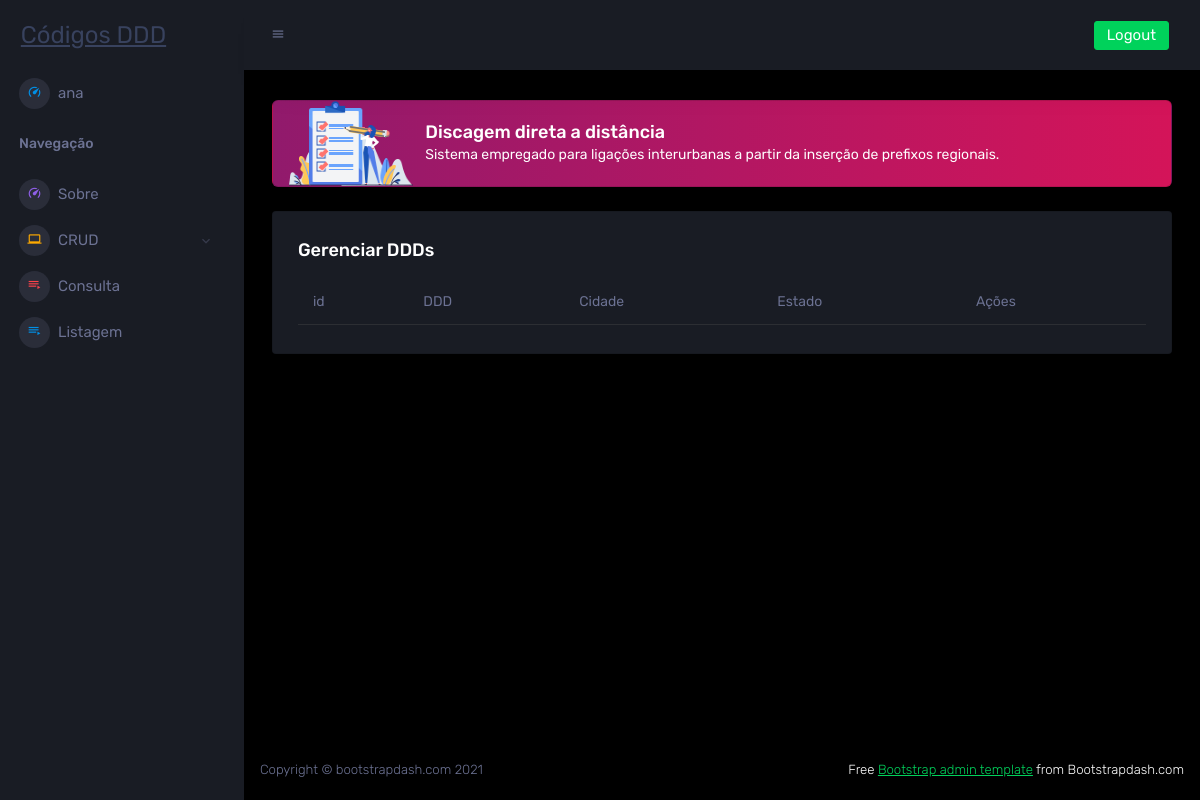
Before: /listaddd/ (signed in) with the older database file.
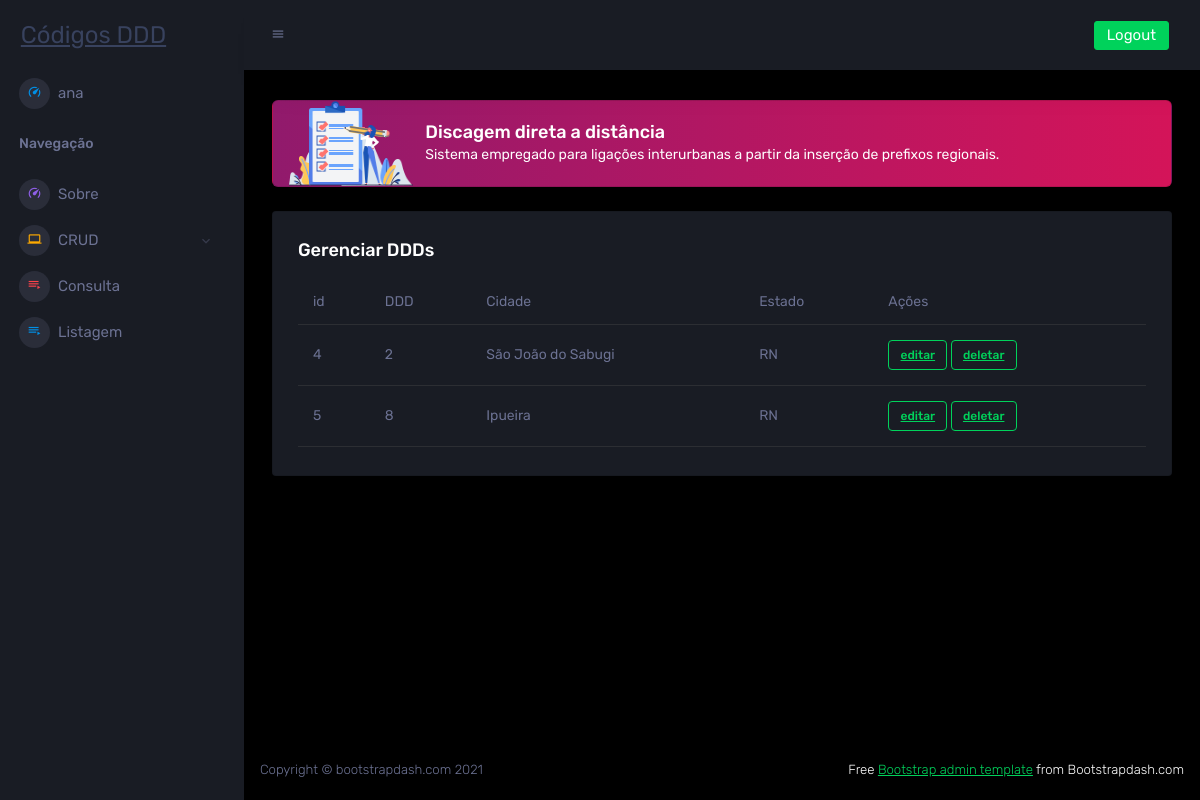
After: the same page with the newer database file.
### crud/models.py (models this page shows, shortened)
class DDD(models.Model):
    id = models.AutoField(primary_key=True)
    ddd = models.IntegerField('DDD', validators=[
            MaxValueValidator(100),
            MinValueValidator(1)
        ])
    cidade = models.CharField('Cidade', max_length=100)
    estado = models.CharField('Estado', max_length=100)
    class Meta:
        verbose_name_plural = "DDDs"

### crud/views.py (the view)
# urls.py: path('listaddd/', lista_ddd, name="listaddd"),
def lista_ddd(request):
    ddds = DDD.objects.all()
    pacote = {"ddd_chave": ddds}
    return render(request, "listaddd.html", pacote)

### crud/templates/listaddd.html (shortened to what this page needs)
{% extends 'layout.html' %}
{% block content %}
{% if user.is_authenticated %}
<div class="row">
    <div class="col-12">
      <div class="card">
        <div class="card-body">
          <h4 class="card-title"> Gerenciar DDDs </h4>
          <div class="table-responsive">
            <table class="table">
              <tr>
                <td>id</td>
                <td>DDD</td>
                <td>Cidade</td>
                <td>Estado</td>
                <td>Ações</td>
              </tr>
              {% for ddd in ddd_chave %}
              <tr>
                <td>{{ ddd.id}}</td>
                <td>{{ ddd.ddd}}</td>
                <td>{{ ddd.cidade}}</td>
                <td>{{ ddd.estado}}</td>
                <td>
                    <a href="{% url 'url_atualizar_ddd' ddd.id %}" class="badge badge-outline-success"> editar </a>
                    <a href="{% url 'url_deletar_ddd' ddd.id %}" class="badge badge-outline-success"> deletar </a>
                </td>
              </tr>
              {% endfor %}
            </table>
        </div>
        </div>
      </div>
    </div>
  </div>
{% endif %}
{% endblock %}

Changed rows visible on the page:
added DDD: id "4", ddd "2", cidade "São João do Sabugi", estado "RN"
added DDD: id "5", ddd "8", cidade "Ipueira", estado "RN"
